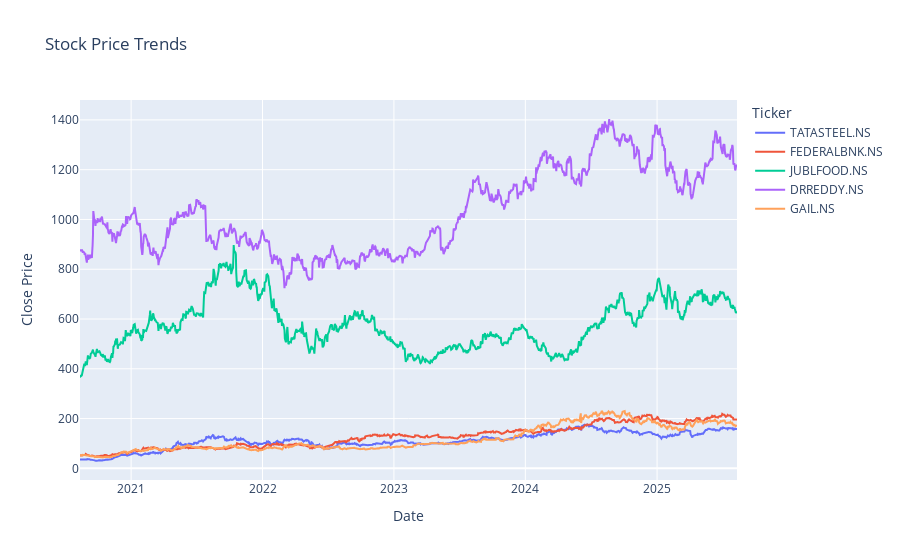

Write notebook code for a chart like this one.
### Markdown cell above
## Plotting the Prices of these stocks over time

### Code cell
fig1 = go.Figure()
for ticker in stock_data.columns:
    fig1.add_trace(go.Scatter(x=stock_data.index, y=stock_data[ticker], mode='lines', name=ticker))

fig1.update_layout(
    title='Stock Price Trends',
    xaxis_title='Date',
    yaxis_title='Close Price',
    legend_title='Ticker'
)
fig1.show()

### Figure 1 — Plotly figure (JSON) as saved in the notebook; plotly's stock layout.template omitted (floating-point values rounded to 4 significant figures; data arrays with more than 128 entries replaced by an {"elided": "..."} marker saying what was removed)
{"data": [{"mode": "lines", "name": "TATASTEEL.NS", "type": "scatter", "x": {"elided": "1239 str values"}, "y": {"elided": "1239 float values"}}, {"mode": "lines", "name": "FEDERALBNK.NS", "type": "scatter", "x": {"elided": "1239 str values"}, "y": {"elided": "1239 float values"}}, {"mode": "lines", "name": "JUBLFOOD.NS", "type": "scatter", "x": {"elided": "1239 str values"}, "y": {"elided": "1239 float values"}}, {"mode": "lines", "name": "DRREDDY.NS", "type": "scatter", "x": {"elided": "1239 str values"}, "y": {"elided": "1239 float values"}}, {"mode": "lines", "name": "GAIL.NS", "type": "scatter", "x": {"elided": "1239 str values"}, "y": {"elided": "1239 float values"}}], "layout": {"legend": {"title": {"text": "Ticker"}}, "title": {"text": "Stock Price Trends"}, "xaxis": {"title": {"text": "Date"}}, "yaxis": {"title": {"text": "Close Price"}}}}
